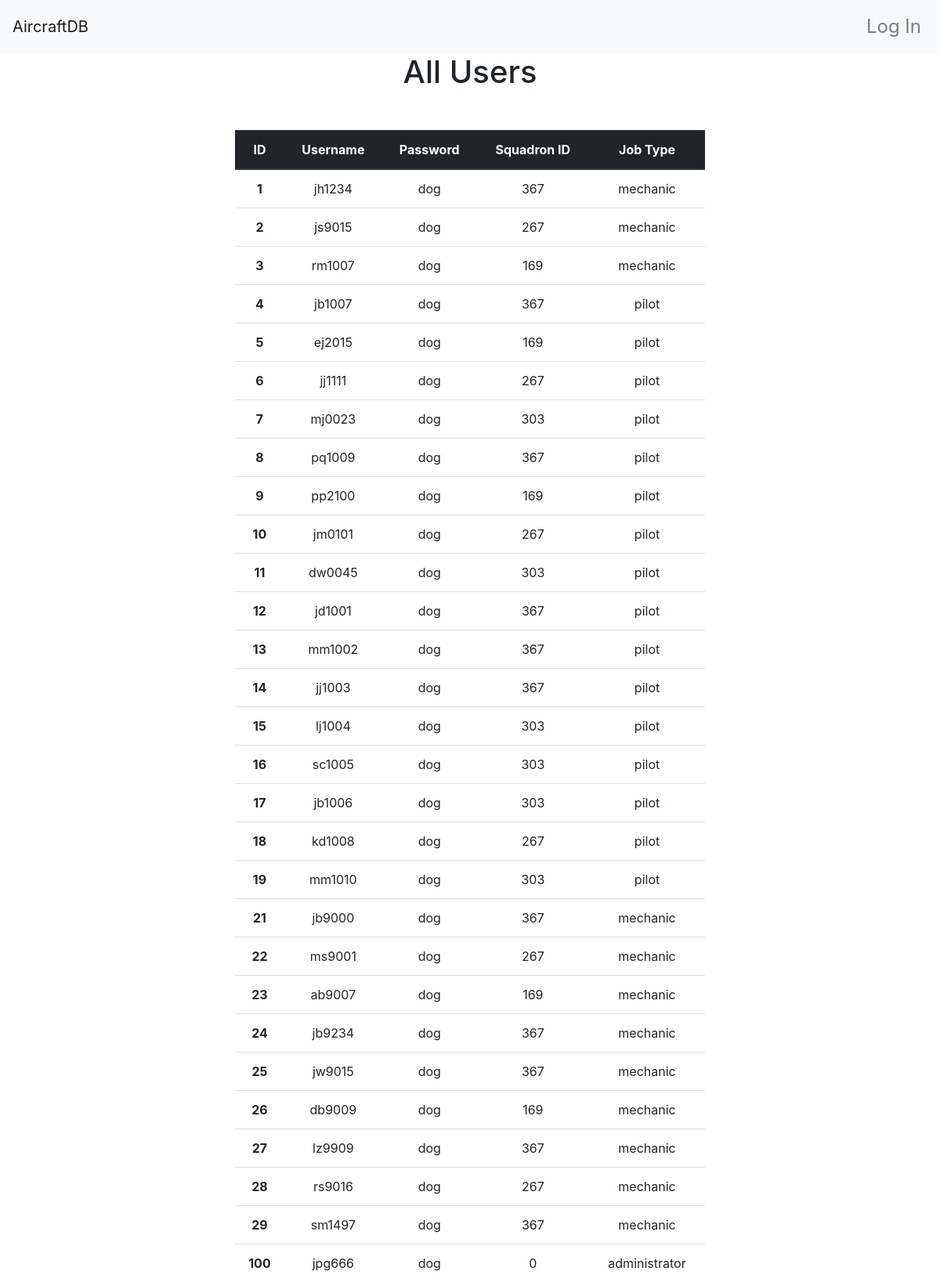
Screenshot of /administrator/view-users with the database file from the repository.
### app/models.py (models this page shows, shortened)
class User(UserMixin, db.Model, Base):
    __tablename__ = 'user'
    id = db.Column(db.Integer, primary_key=True)
    username = db.Column(db.String(15))
    password = db.Column(db.String(80))
    squadron_id = db.Column(db.Integer, db.ForeignKey('squadron.id'))
    type = db.Column(db.String(50))
    __mapper_args__ = {
        'polymorphic_identity' : 'user',
        'polymorphic_on': type
    }

class Mechanic(User):
    __tablename__ = 'mechanic'
    id = db.Column(db.Integer, db.ForeignKey('user.id'), primary_key=True)
    name = db.Column(db.String(80))
    __mapper_args__= {'polymorphic_identity': 'mechanic'}
    '''
    Insert mechanics into the database
    '''

class User(UserMixin, db.Model, Base):
    __tablename__ = 'user'
    id = db.Column(db.Integer, primary_key=True)
    username = db.Column(db.String(15))
    password = db.Column(db.String(80))
    squadron_id = db.Column(db.Integer, db.ForeignKey('squadron.id'))
    type = db.Column(db.String(50))
    __mapper_args__ = {
        'polymorphic_identity' : 'user',
        'polymorphic_on': type
    }

class Pilot(User):
    __tablename__ = 'pilot'
    id = db.Column(db.Integer, db.ForeignKey('user.id'), primary_key=True)
    name = db.Column(db.String(80))
    hours = db.Column(db.Integer)
    __mapper_args__={'polymorphic_identity': 'pilot'}
    '''
    Insert pilots into the database
    '''

class Administrator(User):
    __tablename__ = 'administrator'
    id = db.Column(db.Integer, db.ForeignKey('user.id'), primary_key=True)
    name = db.Column(db.String(80))
    __mapper_args__= {'polymorphic_identity': 'administrator'}
    '''
    Insert mechanics into the database
    '''

### app/main/views.py (the view)
@main.route('/administrator/view-users')
def view_users():
    data = User.query.all()
    return render_template('administrator/view_users.html', data=data)

### app/templates/administrator/view_users.html
{% extends "base.html" %}
{% block page_content %}
<div class="table_heading">
    <h1>All Users</h1>
</div>
  <div class="second-container">
    <table class="table">
    <thead class="thead-dark">
      <tr>
        <th scope="col">ID</th>
        <th scope="col">Username</th>
        <th scope="col">Password</th>
        <th scope="col">Squadron ID</th>
        <th scope="col">Job Type</th>
      </tr>
    </thead>
    <tbody>
    {% for person in data %}
      <tr>
        <th scope="row"> {{person.id}} </th>
        <td>{{person.username}}</td>
        <td>{{person.password}}</td>
        <td>{{person.squadron_id}}</td>
        <td>{{person.type}}</td>
        {% endfor %}
    </tbody>
  </table>
  </div>
{% endblock %}

### app/static/style.css (style rules this page uses)
div.second-container { margin-top: 50px; text-align: center; }
div.second-container table { width: 50%; margin: auto; float: none;; }
div.table_heading { text-align: center }

### rows the page displays
Mechanic: id "1", username "jh1234", password "dog", squadron_id "367", type "mechanic"
Mechanic: id "2", username "js9015", password "dog", squadron_id "267", type "mechanic"
Mechanic: id "3", username "rm1007", password "dog", squadron_id "169", type "mechanic"
Pilot: id "4", username "jb1007", password "dog", squadron_id "367", type "pilot"
Pilot: id "5", username "ej2015", password "dog", squadron_id "169", type "pilot"
Pilot: id "6", username "jj1111", password "dog", squadron_id "267", type "pilot"
Pilot: id "7", username "mj0023", password "dog", squadron_id "303", type "pilot"
Pilot: id "8", username "pq1009", password "dog", squadron_id "367", type "pilot"
Pilot: id "9", username "pp2100", password "dog", squadron_id "169", type "pilot"
Pilot: id "10", username "jm0101", password "dog", squadron_id "267", type "pilot"
Pilot: id "11", username "dw0045", password "dog", squadron_id "303", type "pilot"
Pilot: id "12", username "jd1001", password "dog", squadron_id "367", type "pilot"
Pilot: id "13", username "mm1002", password "dog", squadron_id "367", type "pilot"
Pilot: id "14", username "jj1003", password "dog", squadron_id "367", type "pilot"
Pilot: id "15", username "lj1004", password "dog", squadron_id "303", type "pilot"
Pilot: id "16", username "sc1005", password "dog", squadron_id "303", type "pilot"
Pilot: id "17", username "jb1006", password "dog", squadron_id "303", type "pilot"
Pilot: id "18", username "kd1008", password "dog", squadron_id "267", type "pilot"
Pilot: id "19", username "mm1010", password "dog", squadron_id "303", type "pilot"
Mechanic: id "21", username "jb9000", password "dog", squadron_id "367", type "mechanic"
Mechanic: id "22", username "ms9001", password "dog", squadron_id "267", type "mechanic"
Mechanic: id "23", username "ab9007", password "dog", squadron_id "169", type "mechanic"
Mechanic: id "24", username "jb9234", password "dog", squadron_id "367", type "mechanic"
Mechanic: id "25", username "jw9015", password "dog", squadron_id "367", type "mechanic"
Mechanic: id "26", username "db9009", password "dog", squadron_id "169", type "mechanic"
Mechanic: id "27", username "lz9909", password "dog", squadron_id "367", type "mechanic"
Mechanic: id "28", username "rs9016", password "dog", squadron_id "267", type "mechanic"
Mechanic: id "29", username "sm1497", password "dog", squadron_id "367", type "mechanic"
Administrator: id "100", username "jpg666", password "dog", squadron_id "0", type "administrator"
